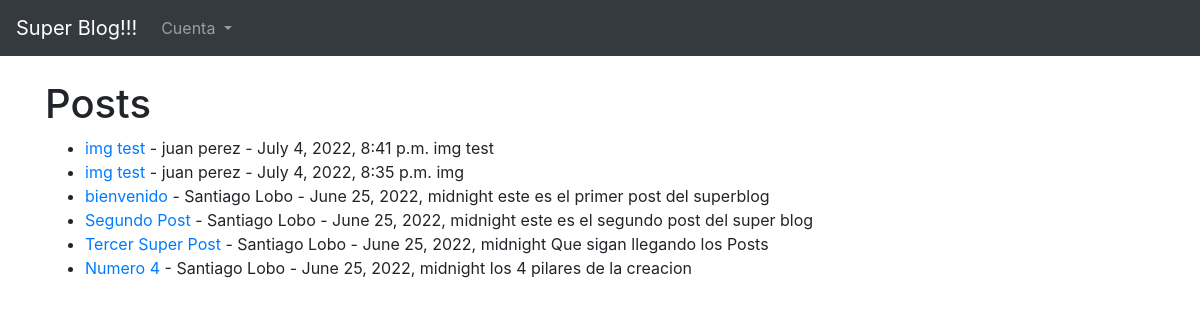
The page / on the database its author committed.
### theblog/models.py (models this page shows, shortened)
class Post(models.Model):
    title = models.CharField(max_length=255)
    header_image = models.ImageField(null = True,blank=True,upload_to = 'images/')
    title_tag = models.CharField(max_length=255,)
    author =models.ForeignKey(User, on_delete=models.CASCADE)
    body = models.TextField()
    post_date = models.DateTimeField(auto_now_add=True)

### theblog/views.py (the view)
# urls.py: path("",HomeView.as_view(),name="home"),
class HomeView(ListView):
    model = Post
    template_name ="home.html"
    ordering = ['-post_date']

### theblog/template/home.html (shortened to what this page needs)
{% extends 'base.html' %}
{% block content %}
<h1>Posts</h1>
<ul>
{% for post in object_list %}
    <li><a href="{% url 'article-detail' post.pk %}">{{post.title}}</a> - {{post.author.first_name}} {{post.author.last_name}} - {{post.post_date}}
    {{post.body |slice:'100' }}</li>
{% endfor %}
</ul>
{% endblock %}

### theblog/template/base.html (shortened to what this page needs)
<!doctype html>
<html lang="en">
  <head>
    <link rel="stylesheet" href="https://cdn.jsdelivr.net/npm/bootstrap@4.4.1/dist/css/bootstrap.min.css">
  </head>
  <body>
    <nav class="navbar navbar-expand-lg navbar-dark bg-dark">
        <a class="navbar-brand" href="{% url 'home' %}">Super Blog!!!</a>
        <div class="collapse navbar-collapse" id="navbarSupportedContent">
          <ul class="navbar-nav mr-auto">
            <li class="nav-item dropdown">
              <a class="nav-link dropdown-toggle" href="#" id="navbarDropdown" role="button" data-toggle="dropdown" aria-haspopup="true" aria-expanded="false">
                Cuenta
              </a>
            </li>
          </ul>
        </div>
      </nav>
    <br/>
    <div class = "container">
        {% block content %}
        {% endblock %}
    </div>
  </body>
</html>

### rows shown on the page
Post: title "img test", author.first_name "juan", author.last_name "perez", post_date "July 4, 2022, 8:41 p.m.", body "img test"
Post: title "img test", author.first_name "juan", author.last_name "perez", post_date "July 4, 2022, 8:35 p.m.", body "img"
Post: title "bienvenido", author.first_name "Santiago", author.last_name "Lobo", post_date "June 25, 2022, midnight", body "este es el primer post del superblog"
Post: title "Segundo Post", author.first_name "Santiago", author.last_name "Lobo", post_date "June 25, 2022, midnight", body "este es el segundo post del super blog"
Post: title "Tercer Super Post", author.first_name "Santiago", author.last_name "Lobo", post_date "June 25, 2022, midnight", body "Que sigan llegando los Posts"
Post: title "Numero 4", author.first_name "Santiago", author.last_name "Lobo", post_date "June 25, 2022, midnight", body "los 4 pilares de la creacion"
